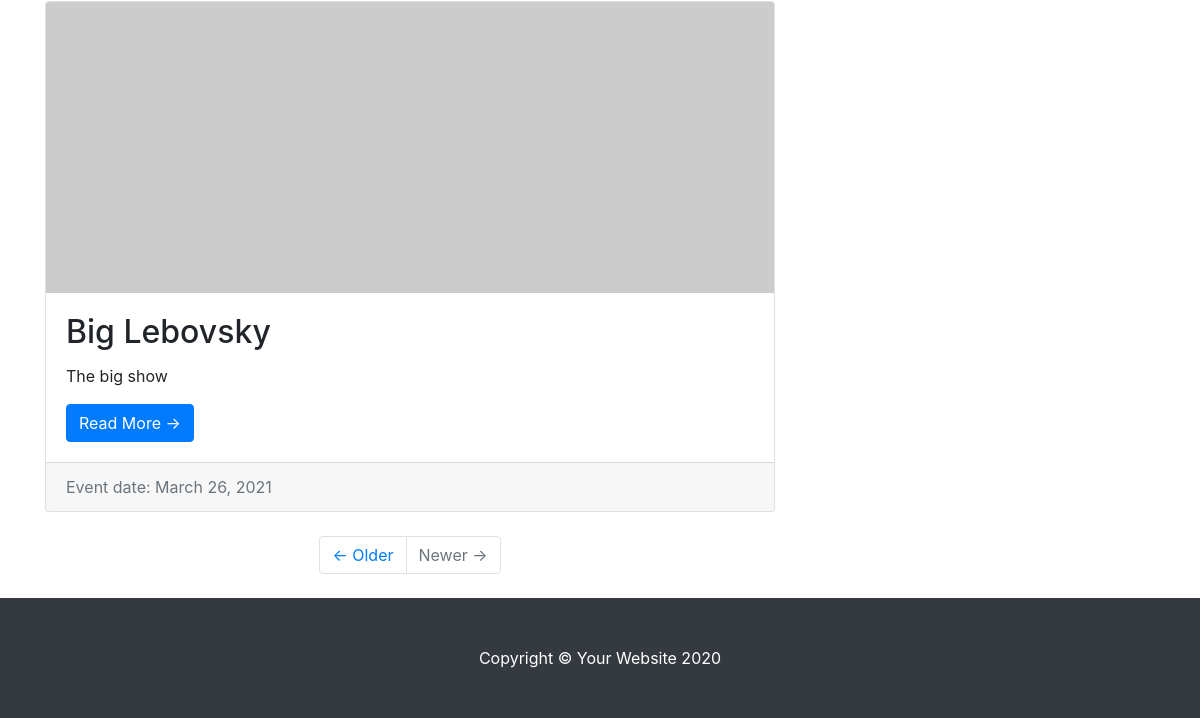
Page /events/ (lower part) on the earlier database version.
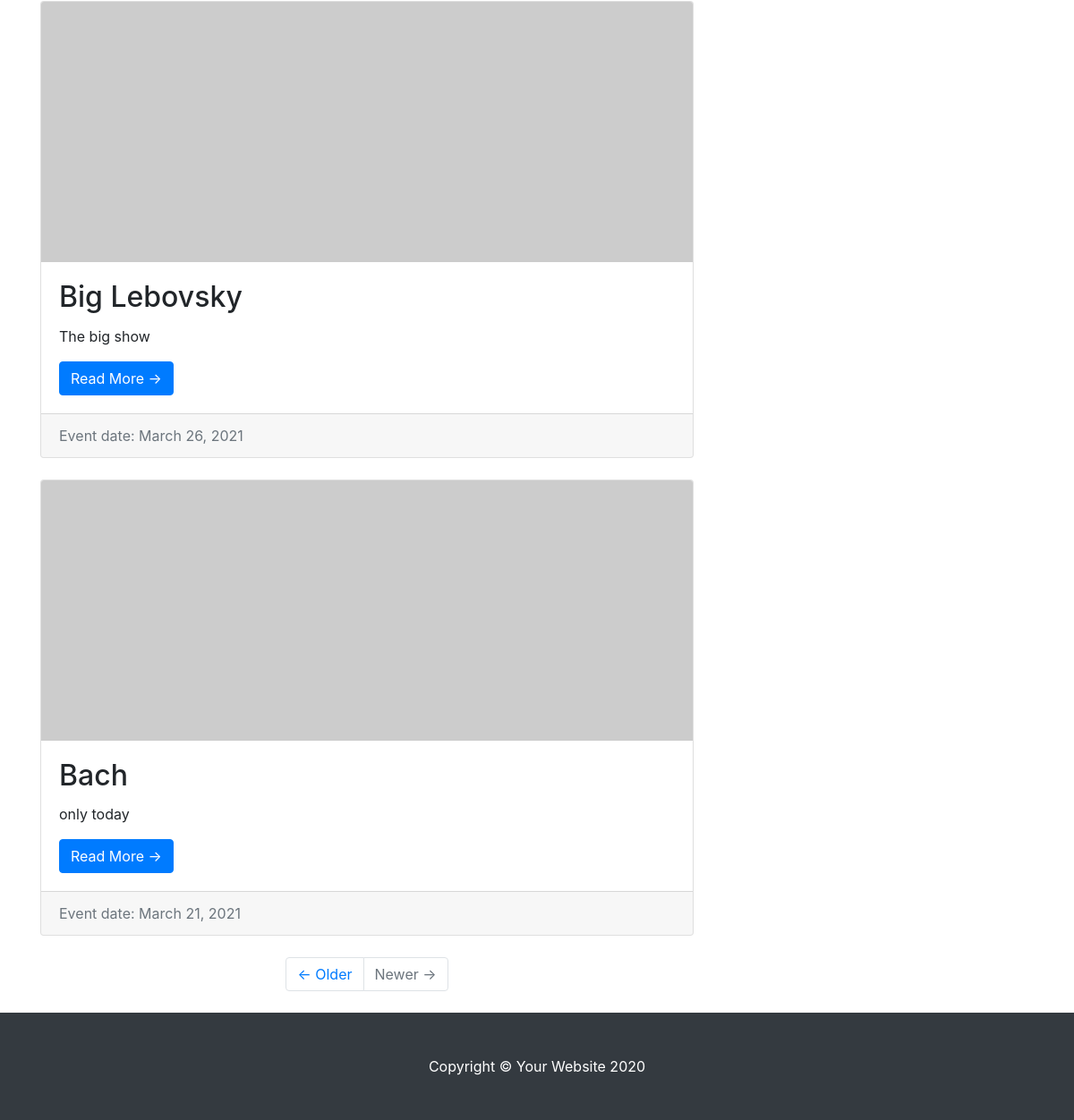
Same page on the later database version.
### news/models.py (models this page shows)
class Event(models.Model):
    title       = models.CharField(max_length=60)
    poster      = models.ImageField(upload_to='images/', null=True, blank=True)
    description   = models.TextField(max_length=10000, null=True, blank=True)
    date_added    = models.DateField(auto_now=True, null=True, blank=True)
    date_of_event = models.DateField(null=True, blank=True)
    place         = models.CharField(max_length=20, null=True, blank=True)

### news/views.py (the view)
# urls.py: path('events/', EventView.as_view(), name='event'),
class EventView(ListView):
    model = Event
    ordering = ['-date_added']
    template_name = 'event/event.html'

### templates/event/event.html (shortened to what this page needs)
{% extends 'base.html' %}
{% block content %}
  <div class="container">
    <div class="row">
      <div class="col-md-8">
        {% for event in object_list %}
        <div class="card mb-4">
          <img class="card-img-top" src="http://placehold.it/750x300" alt="Card image cap">
          <div class="card-body">
            <h2 class="card-title">{{ event.title }}</h2>
            <p class="card-text">{{ event.description }}</p>
            <a href="#" class="btn btn-primary">Read More &rarr;</a>
          </div>
          <div class="card-footer text-muted">
            Event date: {{ event.date_added }}
          </div>
        </div>
        {% endfor %}
        <ul class="pagination justify-content-center mb-4">
          <li class="page-item">
            <a class="page-link" href="#">&larr; Older</a>
          </li>
          <li class="page-item disabled">
            <a class="page-link" href="#">Newer &rarr;</a>
          </li>
        </ul>
      </div>
      <div class="col-md-4">
      </div>
    </div>
  </div>
{% endblock %}

Differences in the rows shown:
added Event: title "Bach", description "only today", date_added "March 21, 2021"
